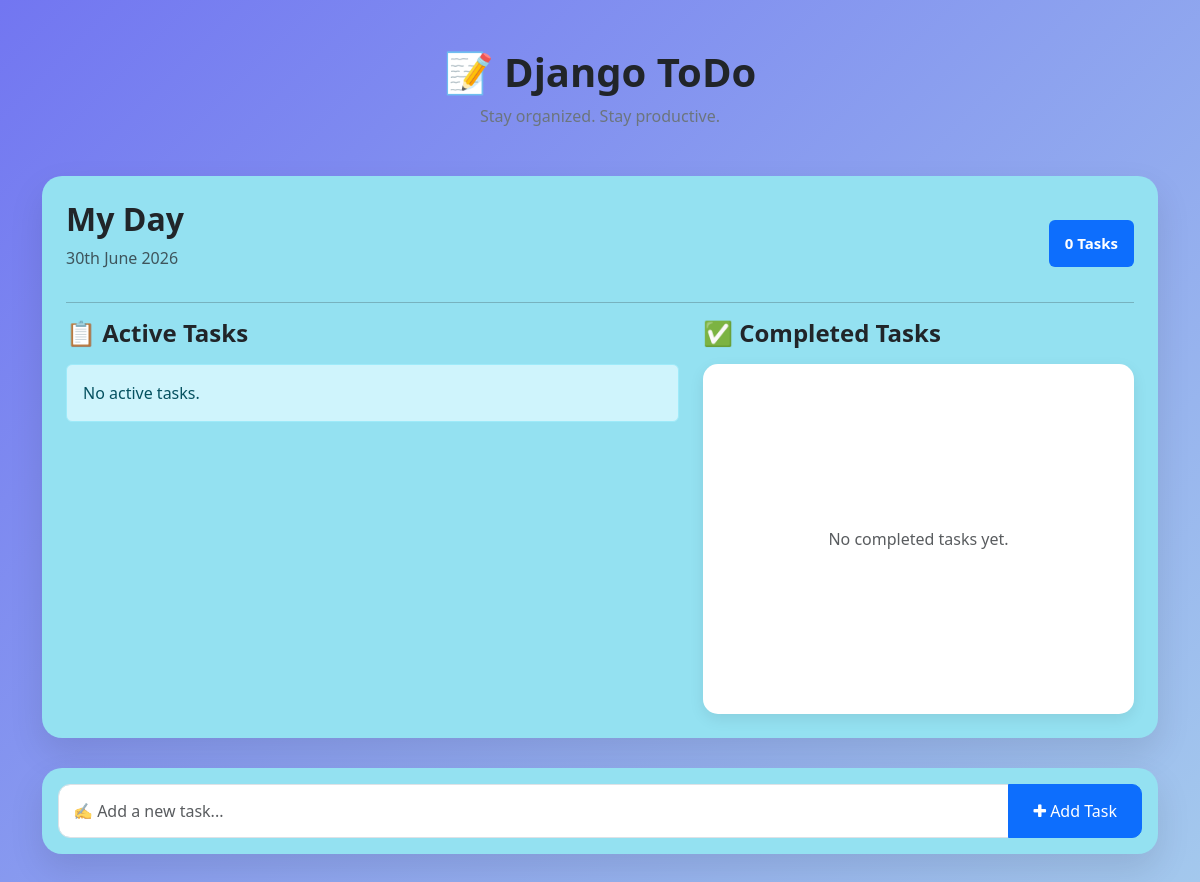
Before: / with the older database file.
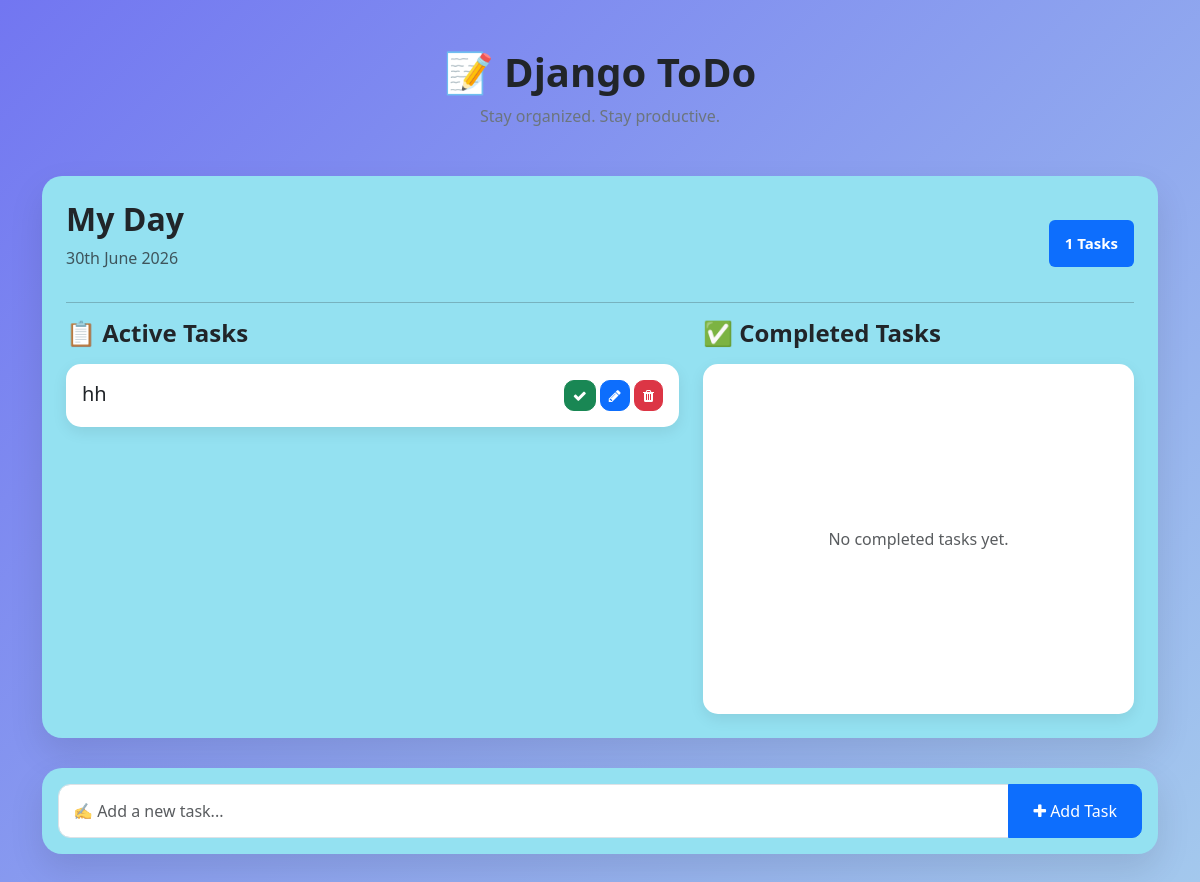
After: the same page with the newer database file.
### todos/models.py (models this page shows)
class Task(models.Model):
    task = models.CharField(max_length=250)
    description = models.TextField(blank=True)
    is_completed = models.BooleanField(default=False)
    created_at = models.DateTimeField(auto_now_add=True)
    updated_at = models.DateTimeField(auto_now=True)

### todo/views.py (the view)
# urls.py: 2. Add a URL to urlpatterns:  path('', views.home, name='home')
def home(request):
    tasks = Task.objects.filter(is_completed=False).order_by('-created_at')
    context = {
        'tasks': tasks
    }
    return render(request, 'home.html', context)

### templates/home.html (shortened to what this page needs)
<!DOCTYPE html>
<html lang="en">
<head>
    <link href="https://cdn.jsdelivr.net/npm/bootstrap@5.3.7/dist/css/bootstrap.min.css" rel="stylesheet">
    <link rel="stylesheet"
        href="https://cdnjs.cloudflare.com/ajax/libs/font-awesome/4.7.0/css/font-awesome.min.css">
</head>
<body>
<div class="container py-5">
    <div class="text-center mb-5">
        <h1 class="fw-bold">
            📝 Django ToDo
        </h1>
        <p class="text-secondary">
            Stay organized. Stay productive.
        </p>
    </div>
    <div class="card main-card p-4">
        <div class="d-flex justify-content-between align-items-center">
            <div>
                <h2 class="fw-bold">
                    My Day
                </h2>
                <p class="text-muted">
                    {% now "jS F Y" %}
                </p>
            </div>
            <span class="badge bg-primary p-3">
                {{ tasks|length }} Tasks
            </span>
        </div>
        <hr>
        <div class="row">
            <div class="col-lg-7">
                <h4 class="section-title mb-3">
                    📋 Active Tasks
                </h4>
                {% for task in tasks %}
                <div class="card task-card mb-3">
                    <div class="card-body d-flex justify-content-between align-items-center">
                        <div>
                            <h5 class="mb-1">
                                {{ task.task }}
                            </h5>
                        </div>
                        <div>
                            <a href="#" class="btn btn-success btn-sm">
                                <i class="fa fa-check"></i>
                            </a>
                            <a href="#" class="btn btn-primary btn-sm">
                                <i class="fa fa-pencil"></i>
                            </a>
                            <a href="#" class="btn btn-danger btn-sm">
                                <i class="fa fa-trash"></i>
                            </a>
                        </div>
                    </div>
                </div>
                {% empty %}
                <div class="alert alert-info">
                    No active tasks.
                </div>
                {% endfor %}
            </div>
            <div class="col-lg-5">
                <h4 class="section-title mb-3">
                    ✅ Completed Tasks
                </h4>
                <div class="card completed-card">
                    <div class="card-body d-flex justify-content-center align-items-center">
                        <p class="text-muted m-0">
                            No completed tasks yet.
                        </p>
                    </div>
                </div>
            </div>
        </div>
    </div>
    <div class="card main-card footer-form p-3">
        <form action="" method="POST">
            <div class="input-group">
                <input
                    type="text"
                    name="task"
                    class="form-control"
                    placeholder="✍️ Add a new task...">
                <button class="btn btn-primary px-4">
                    <i class="fa fa-plus"></i>
                    Add Task
                </button>
            </div>
        </form>
    </div>
</div>
</body>
</html>

### templates/home.html (style rules this page uses)
body { background: linear-gradient(135deg,#7276f1,#a4c9ed); font-family: 'Segoe UI', Tahoma, Geneva, Verdana, sans-serif; min-height:100vh; }
.main-card { border:none; border-radius:20px; box-shadow:0 15px 35px rgba(0,0,0,.1); background:rgb(148, 225, 241); }
.task-card { border:none; border-radius:15px; transition:.3s; box-shadow:0 5px 15px rgba(0,0,0,.08); }
.btn { border-radius:10px; }
.form-control { border-radius:12px; padding:14px; }
.badge { font-size:15px; }
.completed-card { min-height:350px; border-radius:15px; border:none; box-shadow:0 5px 15px rgba(0,0,0,.08); }
.footer-form { margin-top:30px; }
.section-title { font-weight:700; }

Changed rows visible on the page:
added Task: task "hh"
Other visible differences:
{{ tasks|length }}: "0" → "1"
text no longer shown: "No active tasks."
